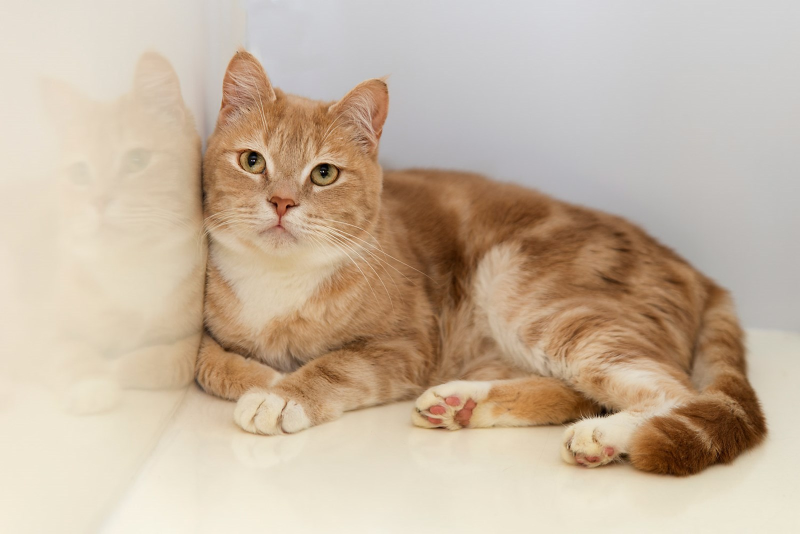
#> input picture Homework/HW 2 - 0306/cat.jpg, 1600 x 1067 px, found by its file name (shown at 1/2 size)
$ python '신동한.py'
#> lines starting #> are read from the running program, lines starting #| are printed output that depends on the picture
import cv2


image = cv2.imread("cat.jpg")
#> image is the input picture: shape (1067, 1600, 3); mean B, G, R 160.3, 180.7, 199.1
cropping = image[250:750, 250:750]
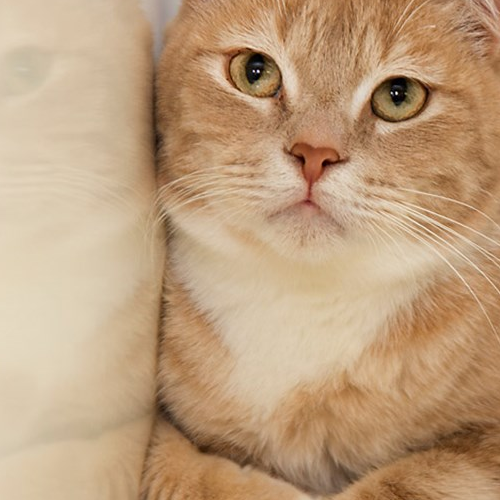
#> cropping: shape (500, 500, 3); mean B, G, R 125.5, 158.8, 190.4
cv2.imshow("crop", cropping)
cv2.waitKey(0)

cv2.imwrite("cropcat500.jpg", cropping)
